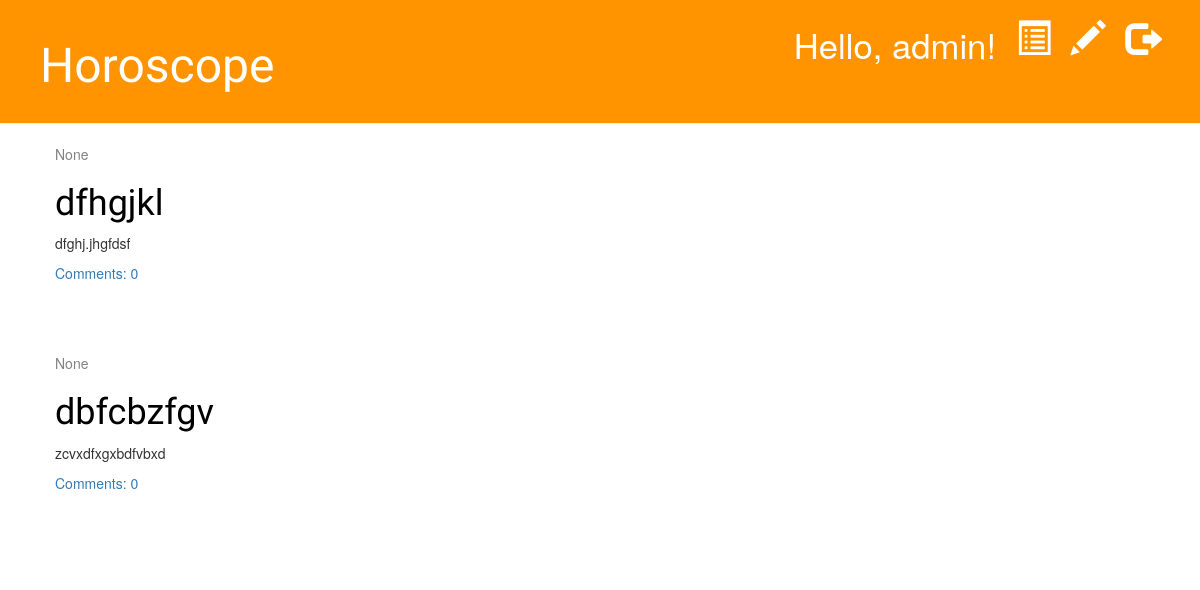
Page /drafts/ (signed in) on the committed database.
### blog/models.py (models this page shows, shortened)
class Post(models.Model):
    author = models.ForeignKey(settings.AUTH_USER_MODEL, on_delete=models.CASCADE)
    title = models.CharField(max_length=200)
    text = models.TextField()
    created_date = models.DateTimeField(default=timezone.now)
    published_date = models.DateTimeField(blank=True, null=True)

### blog/views.py (the view)
# urls.py: path('drafts/', views.post_draft_list, name='post_draft_list'),
@login_required
def post_draft_list(request):
    posts = Post.objects.filter(published_date__isnull=True).order_by('created_date')
    return render(request, 'blog/post_draft_list.html', {'posts': posts})

### templates/blog/post_draft_list.html
{% extends 'blog/base.html' %}
{% block content %}
    {% for post in posts %}
        <div class="post">
            <div class="date">
                {{ post.published_date }}
            </div>
            <h1><a href="{% url 'post_detail' pk=post.pk %}">{{ post.title }}</a></h1>
            <p>{{ post.text|linebreaksbr }}</p>
            <a href="{% url 'post_detail' pk=post.pk %}">Comments: {{ post.comments.count }}</a>
        </div>
    {% endfor %}
{% endblock content %}

### templates/blog/base.html (shortened to what this page needs)
{% load static %}
<html>
    <head>
        <link rel="stylesheet" href="//maxcdn.bootstrapcdn.com/bootstrap/3.2.0/css/bootstrap.min.css">
        <link rel="stylesheet" href="//maxcdn.bootstrapcdn.com/bootstrap/3.2.0/css/bootstrap-theme.min.css">
        <link rel="stylesheet" href="{% static 'css/blog.css' %}">
    </head>
    <body>
        <div class="page-header">
            {% if user.is_authenticated %}
                <a href="{% url 'logout' %}" class="top-menu"><span title='Log out' class="glyphicon glyphicon-log-out"></span></a>
                <a href="{% url 'post_new' %}" class="top-menu"><span title='New post' class="glyphicon glyphicon-pencil"></span></a>
                <a href="{% url 'post_draft_list' %}" class="top-menu"><span title='Draft' class="glyphicon glyphicon-list-alt"></span></a>
                <p class="top-menu">Hello, {{ user.username }}! </p>
            {% else %}
                <a href="{% url 'login' %}" class="top-menu"><span class="glyphicon glyphicon-lock"></span></a>
            {% endif %}
            <h1><a href="/">Horoscope</a></h1>
        </div>
        <div class="content container">
            <div class="row">
                <div class="col-md-8">
                {% block content %}
                {% endblock %}
                </div>
            </div>
        </div>
    </body>
</html>

### blog/static/css/blog.css (style rules this page uses)
.page-header { background-color: #ff9400; margin-top: 0; padding: 20px 20px 20px 40px; }
.page-header h1, .page-header h1 a, .page-header h1 a:visited, .page-header h1 a:active { color: #ffffff; font-size: 36pt; text-decoration: none; }
.content { margin-left: 40px; }
h1, h2, h3, h4 { font-family: 'Lobster', cursive; }
.date { color: #828282; }
.top-menu, .top-menu:hover, .top-menu:visited { color: #ffffff; float: right; font-size: 26pt; margin-right: 20px; }
.post { margin-bottom: 70px; }
.post h1 a, .post h1 a:visited { color: #000000; }

### rows in the picture
Post: published_date "None", title "dfhgjkl", text "dfghj.jhgfdsf", comments.count "0"
Post: published_date "None", title "dbfcbzfgv", text "zcvxdfxgxbdfvbxd", comments.count "0"

### other values in the picture
{{ user.username }} "admin"
